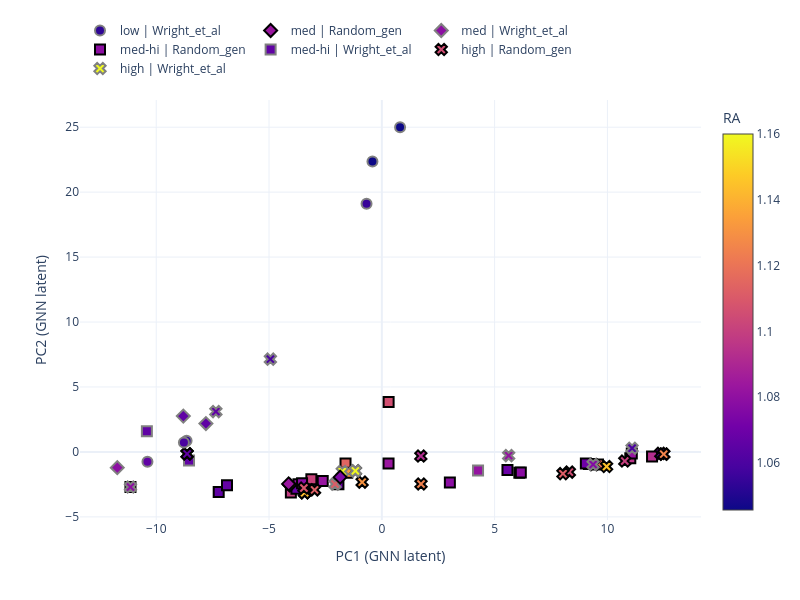

The notebook cell saved with this chart:
### Code cell
pca_plot_cont(plot_df_ss, 'RA', model_name, save_name=save_name+"_ss", save=save)

### Figure 1 — Plotly figure (JSON) as saved in the notebook; plotly's stock layout.template omitted (floating-point values rounded to 4 significant figures; data arrays with more than 128 entries replaced by an {"elided": "..."} marker saying what was removed)
{"data": [{"customdata": {"elided": "24x7 mixed values"}, "hovertemplate": "Comp: %{customdata[0]}<br>RA: %{customdata[1]}<br>RB: %{customdata[2]}<br>MA: %{customdata[3]}<br>MB: %{customdata[4]}<br>Entropy_conf: %{customdata[5]}<br>TC: %{customdata[6]}", "legendrank": 3, "marker": {"cmax": 1.16, "cmin": 1.046, "color": [1.079, 1.066, 1.067, 1.078, 1.069, 1.093, 1.102, 1.099, 1.115, 1.081, 1.095, 1.068, 1.106, 1.082, 1.083, 1.133, 1.105, 1.078, 1.079, 1.079, 1.07, 1.082, 1.069, 1.117], "colorbar": {"title": {"text": "RA"}}, "colorscale": [[0, "#0d0887"], [0.1111, "#46039f"], [0.2222, "#7201a8"], [0.3333, "#9c179e"], [0.4444, "#bd3786"], [0.5556, "#d8576b"], [0.6667, "#ed7953"], [0.7778, "#fb9f3a"], [0.8889, "#fdca26"], [1, "#f0f921"]], "line": {"color": "black", "width": 2}, "size": 10, "symbol": "square"}, "mode": "markers", "name": "med-hi | Random_gen", "showlegend": true, "type": "scatter", "x": [-11.14, -7.23, -6.862, 6.096, -1.923, 11.98, -3.123, -4.031, -1.609, -3.695, 11.01, -3.784, 0.3014, 11.08, 0.2984, -1.532, 9.182, 6.161, 3.016, -3.536, 9.045, -2.619, 5.569, 9.583], "y": [-2.702, -3.092, -2.557, -1.607, -2.482, -0.3543, -2.103, -3.121, -0.8901, -2.48, -0.4934, -2.841, 3.841, -0.1194, -0.884, -1.594, -0.9225, -1.582, -2.347, -2.406, -0.8918, -2.246, -1.398, -0.9592]}, {"customdata": [["(Sm1/3Gd1/3Eu1/3)2(Zr1/2Hf1/2)2O7", 1.066, 0.715, 153.2, 134.9, 1.8, 1.97], ["(Sm1/3Gd1/3Eu1/3)2(Zr1/12Hf1/12Sn1/12Ti3/4)2O7", 1.066, 0.6304, 153.2, 68.27, 1.931, 1.9], ["(La1/7Nd1/7Sm1/7Gd1/7Eu1/7Pr1/7Ce1/7)2(Zr1/2Hf1/2)2O7", 1.081, 0.715, 146.2, 134.9, 2.57, 1.97]], "hovertemplate": "Comp: %{customdata[0]}<br>RA: %{customdata[1]}<br>RB: %{customdata[2]}<br>MA: %{customdata[3]}<br>MB: %{customdata[4]}<br>Entropy_conf: %{customdata[5]}<br>TC: %{customdata[6]}", "legendrank": 3, "marker": {"cmax": 1.16, "cmin": 1.046, "color": [1.066, 1.066, 1.081], "colorscale": [[0, "#0d0887"], [0.1111, "#46039f"], [0.2222, "#7201a8"], [0.3333, "#9c179e"], [0.4444, "#bd3786"], [0.5556, "#d8576b"], [0.6667, "#ed7953"], [0.7778, "#fb9f3a"], [0.8889, "#fdca26"], [1, "#f0f921"]], "line": {"color": "gray", "width": 2}, "size": 10, "symbol": "square"}, "mode": "markers", "name": "med-hi | Wright_et_al", "showlegend": true, "type": "scatter", "x": [-8.546, -10.41, 4.265], "y": [-0.6542, 1.591, -1.424]}, {"customdata": {"elided": "19x7 mixed values"}, "hovertemplate": "Comp: %{customdata[0]}<br>RA: %{customdata[1]}<br>RB: %{customdata[2]}<br>MA: %{customdata[3]}<br>MB: %{customdata[4]}<br>Entropy_conf: %{customdata[5]}<br>TC: %{customdata[6]}", "legendrank": 4, "marker": {"cmax": 1.16, "cmin": 1.046, "color": [1.105, 1.126, 1.125, 1.07, 1.143, 1.126, 1.143, 1.111, 1.16, 1.143, 1.112, 1.144, 1.07, 1.131, 1.066, 1.092, 1.1, 1.066, 1.109], "colorscale": [[0, "#0d0887"], [0.1111, "#46039f"], [0.2222, "#7201a8"], [0.3333, "#9c179e"], [0.4444, "#bd3786"], [0.5556, "#d8576b"], [0.6667, "#ed7953"], [0.7778, "#fb9f3a"], [0.8889, "#fdca26"], [1, "#f0f921"]], "line": {"color": "black", "width": 2}, "size": 10, "symbol": "x"}, "mode": "markers", "name": "high | Random_gen", "showlegend": true, "type": "scatter", "x": [8.314, 12.49, 1.737, 12.37, -3.421, 12.49, -3.421, 8.03, -1.173, -3.421, -2.98, 9.964, 9.397, -0.8724, -8.631, 1.729, 10.77, -8.631, -3.453], "y": [-1.553, -0.1722, -2.469, -0.112, -3.143, -0.1722, -3.143, -1.675, -1.456, -3.143, -2.923, -1.125, -0.9741, -2.327, -0.1495, -0.3176, -0.7024, -0.1495, -2.779]}, {"customdata": [["La2Zr2O7", 1.16, 0.72, 138.9, 91.22, 0.1713, 2.14], ["Sm2Zr2O7", 1.079, 0.72, 150.4, 91.22, 0.1713, 2.04], ["La2(Zr1/2Hf1/2)2O7", 1.16, 0.715, 138.9, 134.9, 0.8014, 2.29], ["(La1/2Pr1/2)2(Zr1/3Hf1/3Sn1/3)2O7", 1.06, 0.7067, 139.9, 129.5, 1.8, 2.24], ["(Gd1/2Eu1/2)2(Zr1/3Hf1/3Sn1/3)2O7", 1.06, 0.7067, 154.6, 129.5, 1.8, 2.24], ["(La1/3Nd1/3Pr1/3)2(Zr1/2Hf1/2)2O7", 1.076, 0.715, 141.4, 134.9, 1.8, 2.16], ["(Sm1/3Gd1/3Eu1/3)2(Zr1/3Hf1/3Sn1/3)2O7", 1.066, 0.7067, 153.2, 129.5, 2.169, 2.21], ["(La1/5Nd1/5Sm1/5Eu1/5Ce1/5)2Zr2O7", 1.111, 0.72, 145.1, 91.22, 1.634, 2.06], ["(La1/7Nd1/7Sm1/7Gd1/7Eu1/7Pr1/7Ce1/7)2(Zr1/3Hf1/3Sn1/3)2O7", 1.081, 0.7067, 146.2, 129.5, 2.939, 2.02]], "hovertemplate": "Comp: %{customdata[0]}<br>RA: %{customdata[1]}<br>RB: %{customdata[2]}<br>MA: %{customdata[3]}<br>MB: %{customdata[4]}<br>Entropy_conf: %{customdata[5]}<br>TC: %{customdata[6]}", "legendrank": 4, "marker": {"cmax": 1.16, "cmin": 1.046, "color": [1.16, 1.079, 1.16, 1.06, 1.06, 1.076, 1.066, 1.111, 1.081], "colorscale": [[0, "#0d0887"], [0.1111, "#46039f"], [0.2222, "#7201a8"], [0.3333, "#9c179e"], [0.4444, "#bd3786"], [0.5556, "#d8576b"], [0.6667, "#ed7953"], [0.7778, "#fb9f3a"], [0.8889, "#fdca26"], [1, "#f0f921"]], "line": {"color": "gray", "width": 2}, "size": 10, "symbol": "x"}, "mode": "markers", "name": "high | Wright_et_al", "showlegend": true, "type": "scatter", "x": [-1.173, -11.14, -1.754, 11.09, -4.94, 9.365, -7.356, -2.077, 5.622], "y": [-1.456, -2.702, -1.508, 0.2856, 7.141, -0.9682, 3.107, -2.475, -0.2838]}, {"customdata": [["*Gd1.33Ce0.67Zr2.00O7.00", 1.083, 0.72, 151.5, 91.22, 0.7499, 1.771], ["*Gd1.33Ce0.67Zr2.00O7.00", 1.083, 0.72, 151.5, 91.22, 0.7499, 1.773], ["*La0.56Gd1.00Y0.44Zr2.00O7.00", 1.075, 0.72, 137.0, 91.22, 1.114, 1.798]], "hovertemplate": "Comp: %{customdata[0]}<br>RA: %{customdata[1]}<br>RB: %{customdata[2]}<br>MA: %{customdata[3]}<br>MB: %{customdata[4]}<br>Entropy_conf: %{customdata[5]}<br>TC: %{customdata[6]}", "legendrank": 2, "marker": {"cmax": 1.16, "cmin": 1.046, "color": [1.083, 1.083, 1.075], "colorscale": [[0, "#0d0887"], [0.1111, "#46039f"], [0.2222, "#7201a8"], [0.3333, "#9c179e"], [0.4444, "#bd3786"], [0.5556, "#d8576b"], [0.6667, "#ed7953"], [0.7778, "#fb9f3a"], [0.8889, "#fdca26"], [1, "#f0f921"]], "line": {"color": "black", "width": 2}, "size": 10, "symbol": "diamond"}, "mode": "markers", "name": "med | Random_gen", "showlegend": true, "type": "scatter", "x": [-4.077, -4.131, -1.846], "y": [-2.551, -2.46, -1.94]}, {"customdata": [["Sm2(Zr1/4Hf1/4Sn1/4Ti1/4)2O7", 1.079, 0.6813, 150.4, 109.1, 1.432, 1.73], ["(Sm1/3Gd1/3Eu1/3)2(Zr1/4Hf1/4Sn1/4Ti1/4)2O7", 1.066, 0.6813, 153.2, 109.1, 2.43, 1.67], ["(Sm1/3Gd1/3Eu1/3)2(Zr1/6Hf1/6Sn1/6Ti1/2)2O7", 1.066, 0.6558, 153.2, 88.67, 2.3, 1.71]], "hovertemplate": "Comp: %{customdata[0]}<br>RA: %{customdata[1]}<br>RB: %{customdata[2]}<br>MA: %{customdata[3]}<br>MB: %{customdata[4]}<br>Entropy_conf: %{customdata[5]}<br>TC: %{customdata[6]}", "legendrank": 2, "marker": {"cmax": 1.16, "cmin": 1.046, "color": [1.079, 1.066, 1.066], "colorscale": [[0, "#0d0887"], [0.1111, "#46039f"], [0.2222, "#7201a8"], [0.3333, "#9c179e"], [0.4444, "#bd3786"], [0.5556, "#d8576b"], [0.6667, "#ed7953"], [0.7778, "#fb9f3a"], [0.8889, "#fdca26"], [1, "#f0f921"]], "line": {"color": "gray", "width": 2}, "size": 10, "symbol": "diamond"}, "mode": "markers", "name": "med | Wright_et_al", "showlegend": true, "type": "scatter", "x": [-11.73, -7.797, -8.799], "y": [-1.212, 2.185, 2.759]}, {"customdata": [["Gd2(Zr1/4Hf1/4Sn1/4Ti1/4)2O7", 1.053, 0.6813, 157.2, 109.1, 1.432, 1.58], ["(Sm1/2Gd1/2)2(Zr1/3Hf1/3Ti1/3)2O7", 1.066, 0.6783, 153.8, 105.9, 1.8, 1.47], ["(Gd1/2Eu1/2)2(Zr1/3Hf1/3Ti1/3)2O7", 1.06, 0.6783, 154.6, 105.9, 1.8, 1.52], ["(Sm1/4Gd1/4Eu1/4Yb1/4)2(Zr1/4Hf1/4Sn1/4Ti1/4)2O7", 1.046, 0.6813, 158.2, 109.1, 2.692, 1.45], ["(Sm1/4Gd1/4Eu1/4Yb1/4)2(Zr1/4Hf1/4Ti1/2)2O7", 1.046, 0.66, 158.2, 91.36, 2.377, 1.36], ["(Sm3/4Yb1/4)2(Zr1/2Ti1/2)2O7", 1.056, 0.6625, 156.0, 69.55, 1.313, 1.4]], "hovertemplate": "Comp: %{customdata[0]}<br>RA: %{customdata[1]}<br>RB: %{customdata[2]}<br>MA: %{customdata[3]}<br>MB: %{customdata[4]}<br>Entropy_conf: %{customdata[5]}<br>TC: %{customdata[6]}", "legendrank": 1, "marker": {"cmax": 1.16, "cmin": 1.046, "color": [1.053, 1.066, 1.06, 1.046, 1.046, 1.056], "colorscale": [[0, "#0d0887"], [0.1111, "#46039f"], [0.2222, "#7201a8"], [0.3333, "#9c179e"], [0.4444, "#bd3786"], [0.5556, "#d8576b"], [0.6667, "#ed7953"], [0.7778, "#fb9f3a"], [0.8889, "#fdca26"], [1, "#f0f921"]], "line": {"color": "gray", "width": 2}, "size": 10, "symbol": "circle"}, "mode": "markers", "name": "low | Wright_et_al", "showlegend": true, "type": "scatter", "x": [-8.654, -10.39, -8.772, 0.8089, -0.4152, -0.6771], "y": [0.8639, -0.7593, 0.7206, 25.0, 22.36, 19.11]}], "layout": {"height": 600, "legend": {"orientation": "h", "y": 1.2}, "width": 800, "xaxis": {"title": {"text": "PC1 (GNN latent)"}}, "yaxis": {"title": {"text": "PC2 (GNN latent)"}}}}
